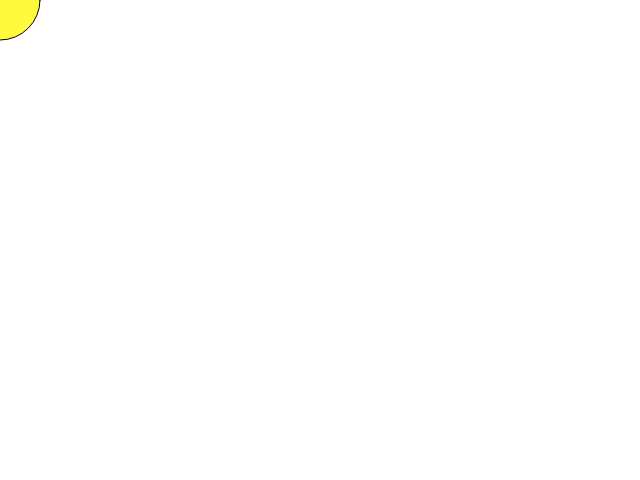
Frame 1 (no input)
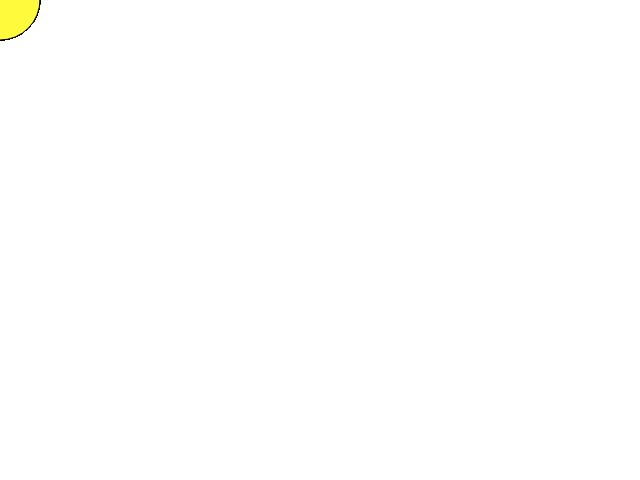
Frame 60 (no input)
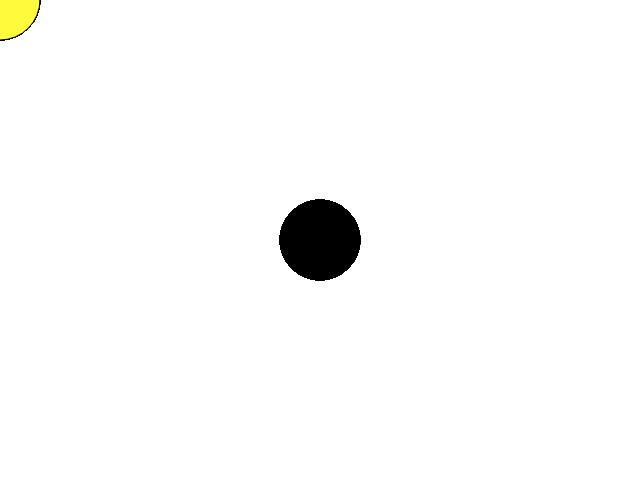
Frame 120 (the mouse pressed at the canvas centre since frame 60)

The p5.js sketch that drew these frames (run headless with seeded random() and noise() and a simulated clock; from frame 60 on, the mouse is pressed at the canvas centre):

// p5.js sketch
// ── sketch.js
function setup() {
  createCanvas(640, 480);
}

function draw() {
  if (mouseIsPressed) {
    fill(0);
  } else {
    fill(255, 250, 60);
  }
  ellipse(mouseX, mouseY, 80, 80);
}
